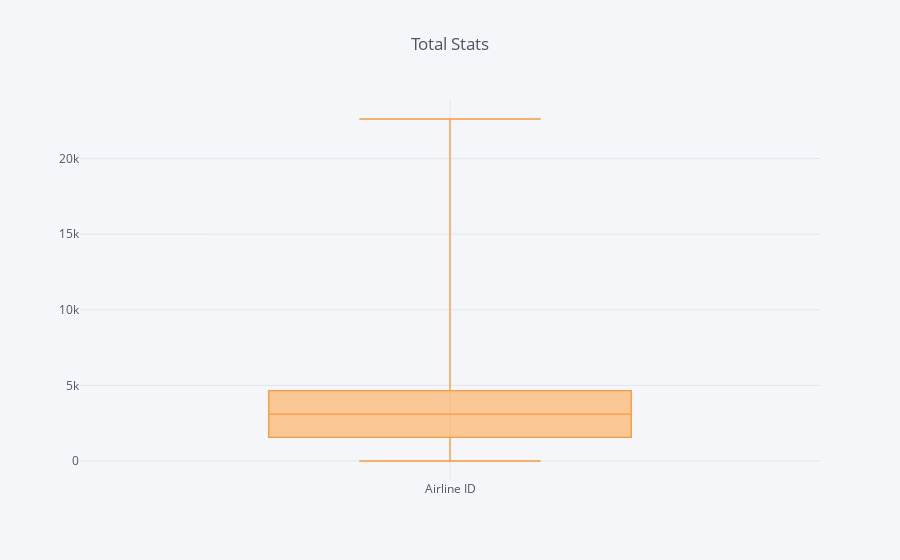

The notebook cell this image was saved under:
### Code cell
a_p[['Airline ID']].iplot(kind='box', title='Total Stats')

### Figure 1 — Plotly figure (JSON) as saved in the notebook; plotly's stock layout.template omitted (floating-point values rounded to 4 significant figures; data arrays with more than 128 entries replaced by an {"elided": "..."} marker saying what was removed)
{"data": [{"boxpoints": false, "line": {"width": 1.3}, "marker": {"color": "rgba(255, 153, 51, 1.0)"}, "name": "Airline ID", "orientation": "v", "type": "box", "uid": "a90afb44-b1b5-11e9-9408-acde48001122", "y": {"elided": "6073 int values"}}], "layout": {"legend": {"bgcolor": "#F5F6F9", "font": {"color": "#4D5663"}}, "paper_bgcolor": "#F5F6F9", "plot_bgcolor": "#F5F6F9", "title": "Total Stats", "titlefont": {"color": "#4D5663"}, "xaxis": {"gridcolor": "#E1E5ED", "showgrid": true, "tickfont": {"color": "#4D5663"}, "title": "", "titlefont": {"color": "#4D5663"}, "zerolinecolor": "#E1E5ED"}, "yaxis": {"gridcolor": "#E1E5ED", "showgrid": true, "tickfont": {"color": "#4D5663"}, "title": "", "titlefont": {"color": "#4D5663"}, "zerolinecolor": "#E1E5ED"}}}
